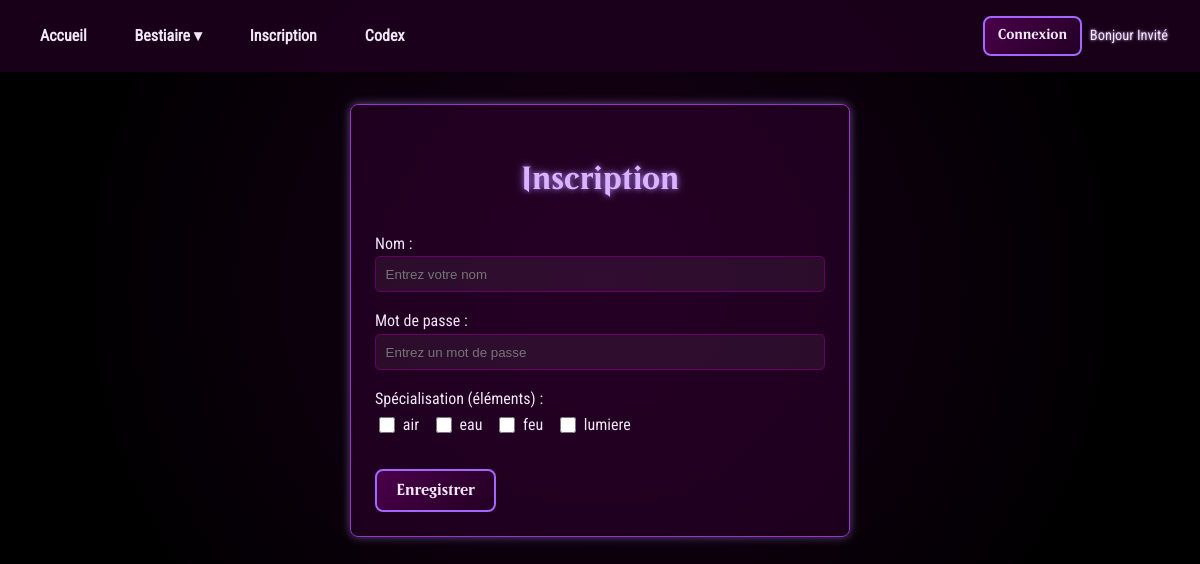
The app's page /inscription.php with its own data.
### tables this page shows
CREATE TABLE `elements` (
  `id` int NOT NULL,
  `type` varchar(255) NOT NULL
);

### inscription.php (the view, shortened to what this page needs)
<?php
include("essentiel.php");
include("nav.php");
try {
    $elementsStmt = $bdd->query("SELECT id, type FROM elements ORDER BY type");
    $allElements  = $elementsStmt->fetchAll(PDO::FETCH_ASSOC);
} catch (\PDOException $e) {
    die("Erreur SQL (éléments) : " . $e->getMessage());
}
?>
<!DOCTYPE html>
<html lang="fr">
<head>
  <link rel="stylesheet" href="/assets/css/style.css">
</head>
<body>
  <div class="page-inscription">
    <h2>Inscription</h2>
    <form action="inscription.php" method="post">
      <div class="form-group">
        <label for="nom">Nom :</label><br>
        <input
          type="text"
          id="nom"
          name="nom"
          placeholder="Entrez votre nom"
          required
          value="<?= isset($_POST['nom']) ? htmlspecialchars($_POST['nom'], ENT_QUOTES) : '' ?>"
        >
      </div>
      <div class="form-group">
        <label for="password">Mot de passe :</label><br>
        <input
          type="password"
          id="password"
          name="password"
          placeholder="Entrez un mot de passe"
          required
        >
      </div>
      <div class="form-group">
        <label>Spécialisation (éléments) :</label><br>
        <div class="filters">
          <?php foreach ($allElements as $elem): ?>
            <?php
              $checked = '';
            ?>
            <label>
              <input
                type="checkbox"
                name="element[]"
                value="<?= (int)$elem['id'] ?>"
                <?= $checked ?>
              >
              <?= htmlspecialchars($elem['type'], ENT_QUOTES) ?>
            </label>
          <?php endforeach; ?>
        </div>
      </div>
      <div class="form-group">
        <button type="submit" class="btn-enregistrer">Enregistrer</button>
      </div>
    </form>
  </div>
</body>
</html>

### assets/css/style.css (style rules this page uses)
* { box-sizing: border-box; }
body { margin: 0; padding: 0; background: radial-gradient(circle at center, #1a001a 0%, #000000 80%); color: #f0e6f6; font-family: "roboto"; line-height: 1.6; }
h1, h2, h3, h4, h5, h6 { font-family: "magic"; color: #d9b3ff; text-align: center; margin-bottom: 1rem; text-shadow: 0 0 5px #d9b3ff, 0 0 10px #d9b3ff, 0 0 15px rgba(187, 136, 255, 0.6); }
button, .btn-magique { background: linear-gradient(135deg, #4b004b, #220022); border: 2px solid #a366ff; padding: 0.5rem 1rem; font-family: "magic"; font-weight: 700; color: #f0e6f6; border-radius: 0.5rem; cursor: pointer; transition: background 0.3s ease, box-shadow 0.3s ease, transform 0.2s ease; }
.page-inscription { max-width: 500px; margin: 2rem auto; background: rgba(50, 0, 50, 0.5); padding: 1.5rem; border: 1px solid #9933cc; border-radius: 0.5rem; box-shadow: 0 0 10px rgba(187, 136, 255, 0.5), inset 0 0 5px rgba(0, 0, 0, 0.2); }
.page-inscription h2 { font-size: 2rem; color: #d9b3ff; text-align: center; margin-bottom: 1.5rem; text-shadow: 0 0 5px rgba(187, 136, 255, 0.6), 0 0 10px rgba(187, 136, 255, 0.6); }
.page-inscription form { display: flex; flex-direction: column; }
.page-inscription form input[type=text], .page-inscription form input[type=password] { width: 100%; padding: 0.6rem; margin-bottom: 1rem; background: rgba(255, 255, 255, 0.05); border: 1px solid #660066; border-radius: 0.3rem; color: #f0e6f6; transition: border-color 0.3s ease; }
.page-inscription form .filters { display: flex; flex-wrap: wrap; gap: 0.8rem; margin-bottom: 1.5rem; }
.page-inscription form .filters label { display: flex; align-items: center; gap: 0.3rem; cursor: pointer; color: #f0e6f6; }
.page-inscription form .filters label input[type=checkbox] { width: 1rem; height: 1rem; accent-color: #a366ff; cursor: pointer; }
.page-inscription form .btn-enregistrer { align-self: center; font-size: 1rem; padding: 0.6rem 1.2rem; margin-top: 0.5rem; }

### records on screen
elements: type "air"
elements: type "eau"
elements: type "feu"
elements: type "lumiere"
